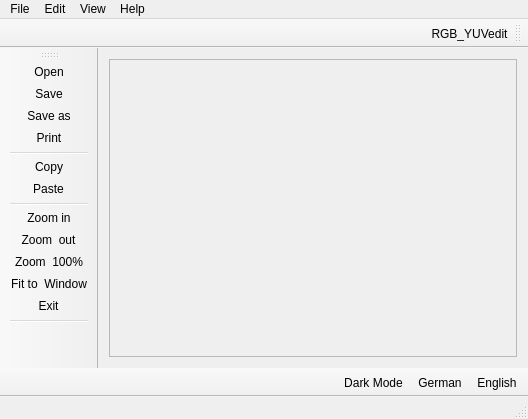
<?xml version="1.0" encoding="UTF-8"?>
<ui version="4.0">
 <class>MainWindow</class>
 <widget class="QMainWindow" name="MainWindow">
  <property name="geometry">
   <rect>
    <x>0</x>
    <y>0</y>
    <width>528</width>
    <height>419</height>
   </rect>
  </property>
  <property name="windowTitle">
   <string>MainWindow</string>
  </property>
  <widget class="QWidget" name="centralwidget">
   <layout class="QHBoxLayout" name="horizontalLayout">
    <item>
     <widget class="QScrollArea" name="scrollArea">
      <property name="widgetResizable">
       <bool>true</bool>
      </property>
      <widget class="QWidget" name="scrollAreaWidgetContents">
       <property name="geometry">
        <rect>
         <x>0</x>
         <y>0</y>
         <width>463</width>
         <height>264</height>
        </rect>
       </property>
       <layout class="QGridLayout" name="gridLayout">
        <item row="0" column="0">
         <widget class="QLabel" name="picLabel">
          <property name="text">
           <string/>
          </property>
         </widget>
        </item>
       </layout>
      </widget>
     </widget>
    </item>
   </layout>
  </widget>
  <widget class="QMenuBar" name="menubar">
   <property name="geometry">
    <rect>
     <x>0</x>
     <y>0</y>
     <width>528</width>
     <height>26</height>
    </rect>
   </property>
   <widget class="QMenu" name="menuFile">
    <property name="title">
     <string>File</string>
    </property>
    <addaction name="actionOpen"/>
    <addaction name="separator"/>
    <addaction name="actionSave"/>
    <addaction name="actionSave_as"/>
    <addaction name="separator"/>
    <addaction name="actionPrint"/>
    <addaction name="separator"/>
    <addaction name="actionExit"/>
   </widget>
   <widget class="QMenu" name="menuEdit">
    <property name="title">
     <string>Edit</string>
    </property>
    <addaction name="actionCopy"/>
    <addaction name="actionPaste"/>
    <addaction name="separator"/>
   </widget>
   <widget class="QMenu" name="menuView">
    <property name="title">
     <string>View</string>
    </property>
    <widget class="QMenu" name="menuLanguage_2">
     <property name="title">
      <string>Language</string>
     </property>
     <addaction name="actionEnglish"/>
     <addaction name="actionGerman"/>
    </widget>
    <addaction name="actionZoom_in"/>
    <addaction name="actionZoom_out"/>
    <addaction name="separator"/>
    <addaction name="action100_Zoom"/>
    <addaction name="actionFit_to_Window"/>
    <addaction name="separator"/>
    <addaction name="actionRGB_YUVedit"/>
    <addaction name="separator"/>
    <addaction name="menuLanguage_2"/>
    <addaction name="actionActionFont"/>
   </widget>
   <widget class="QMenu" name="menuHelp">
    <property name="title">
     <string>Help</string>
    </property>
    <addaction name="actionAbout"/>
    <addaction name="actionAbout_Qt"/>
   </widget>
   <addaction name="menuFile"/>
   <addaction name="menuEdit"/>
   <addaction name="menuView"/>
   <addaction name="menuHelp"/>
  </widget>
  <widget class="QStatusBar" name="statusbar"/>
  <widget class="QToolBar" name="toolBar">
   <property name="windowTitle">
    <string>toolBar</string>
   </property>
   <attribute name="toolBarArea">
    <enum>LeftToolBarArea</enum>
   </attribute>
   <attribute name="toolBarBreak">
    <bool>false</bool>
   </attribute>
   <addaction name="actionOpen"/>
   <addaction name="actionSave"/>
   <addaction name="actionSave_as"/>
   <addaction name="actionPrint"/>
   <addaction name="separator"/>
   <addaction name="actionCopy"/>
   <addaction name="actionPaste"/>
   <addaction name="separator"/>
   <addaction name="actionZoom_in"/>
   <addaction name="actionZoom_out"/>
   <addaction name="action100_Zoom"/>
   <addaction name="actionFit_to_Window"/>
   <addaction name="actionExit"/>
   <addaction name="separator"/>
  </widget>
  <widget class="QToolBar" name="toolBar_2">
   <property name="windowTitle">
    <string>toolBar_2</string>
   </property>
   <property name="layoutDirection">
    <enum>Qt::RightToLeft</enum>
   </property>
   <property name="movable">
    <bool>true</bool>
   </property>
   <attribute name="toolBarArea">
    <enum>TopToolBarArea</enum>
   </attribute>
   <attribute name="toolBarBreak">
    <bool>false</bool>
   </attribute>
   <addaction name="actionRGB_YUVedit"/>
  </widget>
  <widget class="QToolBar" name="toolBar_3">
   <property name="windowTitle">
    <string>toolBar_3</string>
   </property>
   <property name="layoutDirection">
    <enum>Qt::RightToLeft</enum>
   </property>
   <property name="movable">
    <bool>false</bool>
   </property>
   <property name="allowedAreas">
    <set>Qt::AllToolBarAreas</set>
   </property>
   <attribute name="toolBarArea">
    <enum>BottomToolBarArea</enum>
   </attribute>
   <attribute name="toolBarBreak">
    <bool>false</bool>
   </attribute>
   <addaction name="actionEnglish"/>
   <addaction name="actionGerman"/>
   <addaction name="actionDark_Mode"/>
  </widget>
  <action name="actionNew">
   <property name="icon">
    <iconset>
     <normaloff>:/Editor Bild/new.png</normaloff>:/Editor Bild/new.png</iconset>
   </property>
   <property name="text">
    <string>&amp;New</string>
   </property>
   <property name="shortcut">
    <string>Ctrl+N</string>
   </property>
  </action>
  <action name="actionOpen">
   <property name="icon">
    <iconset resource="imgs.qrc">
     <normaloff>:/imgs/open.png</normaloff>:/imgs/open.png</iconset>
   </property>
   <property name="text">
    <string>&amp;Open</string>
   </property>
  </action>
  <action name="actionSave_as">
   <property name="icon">
    <iconset resource="imgs.qrc">
     <normaloff>:/imgs/save-all.png</normaloff>:/imgs/save-all.png</iconset>
   </property>
   <property name="text">
    <string>Save&amp; as</string>
   </property>
  </action>
  <action name="actionPrint">
   <property name="icon">
    <iconset resource="imgs.qrc">
     <normaloff>:/imgs/print.png</normaloff>:/imgs/print.png</iconset>
   </property>
   <property name="text">
    <string>&amp;Print</string>
   </property>
  </action>
  <action name="actionCopy">
   <property name="checkable">
    <bool>true</bool>
   </property>
   <property name="icon">
    <iconset resource="imgs.qrc">
     <normaloff>:/imgs/copy.png</normaloff>:/imgs/copy.png</iconset>
   </property>
   <property name="text">
    <string>&amp;Copy</string>
   </property>
  </action>
  <action name="actionPaste">
   <property name="icon">
    <iconset resource="imgs.qrc">
     <normaloff>:/imgs/paste.jpg</normaloff>:/imgs/paste.jpg</iconset>
   </property>
   <property name="text">
    <string>&amp;Paste</string>
   </property>
  </action>
  <action name="actionCut">
   <property name="icon">
    <iconset>
     <normaloff>:/Editor Bild/cut.png</normaloff>:/Editor Bild/cut.png</iconset>
   </property>
   <property name="text">
    <string>&amp;Cut</string>
   </property>
  </action>
  <action name="actionZoom_in">
   <property name="icon">
    <iconset resource="imgs.qrc">
     <normaloff>:/imgs/zoom_in.png</normaloff>:/imgs/zoom_in.png</iconset>
   </property>
   <property name="text">
    <string>Zoom&amp; in</string>
   </property>
   <property name="toolTip">
    <string>Zoom &amp; in</string>
   </property>
   <property name="shortcut">
    <string>Ctrl++</string>
   </property>
  </action>
  <action name="actionZoom_out">
   <property name="icon">
    <iconset resource="imgs.qrc">
     <normaloff>:/imgs/zoom_out.png</normaloff>:/imgs/zoom_out.png</iconset>
   </property>
   <property name="text">
    <string>Zoom &amp; out</string>
   </property>
   <property name="shortcut">
    <string>Ctrl+-</string>
   </property>
  </action>
  <action name="action100_Zoom">
   <property name="icon">
    <iconset resource="imgs.qrc">
     <normaloff>:/imgs/zoom_100.png</normaloff>:/imgs/zoom_100.png</iconset>
   </property>
   <property name="text">
    <string> Zoom &amp; 100%</string>
   </property>
   <property name="shortcut">
    <string>Ctrl+0</string>
   </property>
  </action>
  <action name="actionFit_to_Window">
   <property name="icon">
    <iconset resource="imgs.qrc">
     <normaloff>:/imgs/zoom_fit.png</normaloff>:/imgs/zoom_fit.png</iconset>
   </property>
   <property name="text">
    <string>Fit to &amp; Window</string>
   </property>
   <property name="shortcut">
    <string>Ctrl+F</string>
   </property>
  </action>
  <action name="actionAbout">
   <property name="icon">
    <iconset>
     <normaloff>:/Image/Button-Help-icon.png</normaloff>:/Image/Button-Help-icon.png</iconset>
   </property>
   <property name="text">
    <string>About Owner</string>
   </property>
  </action>
  <action name="actionAbout_Qt">
   <property name="text">
    <string>About Qt</string>
   </property>
  </action>
  <action name="actionDark_Mode">
   <property name="icon">
    <iconset resource="imgs.qrc">
     <normaloff>:/imgs/darkmode.png</normaloff>:/imgs/darkmode.png</iconset>
   </property>
   <property name="text">
    <string>Dark Mode</string>
   </property>
  </action>
  <action name="actionEnglish">
   <property name="icon">
    <iconset resource="imgs.qrc">
     <normaloff>:/imgs/en.png</normaloff>:/imgs/en.png</iconset>
   </property>
   <property name="text">
    <string>English</string>
   </property>
  </action>
  <action name="actionGerman">
   <property name="icon">
    <iconset resource="imgs.qrc">
     <normaloff>:/imgs/de.png</normaloff>:/imgs/de.png</iconset>
   </property>
   <property name="text">
    <string>German</string>
   </property>
  </action>
  <action name="actionGerman_2">
   <property name="text">
    <string>German</string>
   </property>
  </action>
  <action name="actionEnglish_2">
   <property name="text">
    <string>English</string>
   </property>
  </action>
  <action name="actionExit">
   <property name="icon">
    <iconset resource="imgs.qrc">
     <normaloff>:/imgs/exit.png</normaloff>:/imgs/exit.png</iconset>
   </property>
   <property name="text">
    <string>&amp;Exit</string>
   </property>
   <property name="shortcut">
    <string>Esc</string>
   </property>
  </action>
  <action name="actionSave">
   <property name="icon">
    <iconset resource="imgs.qrc">
     <normaloff>:/imgs/save.png</normaloff>:/imgs/save.png</iconset>
   </property>
   <property name="text">
    <string>Save&amp;</string>
   </property>
   <property name="toolTip">
    <string>Save</string>
   </property>
  </action>
  <action name="actionRGB_YUVedit">
   <property name="icon">
    <iconset resource="imgs.qrc">
     <normaloff>:/imgs/rgb.png</normaloff>:/imgs/rgb.png</iconset>
   </property>
   <property name="text">
    <string>RGB_YUVedit</string>
   </property>
   <property name="iconText">
    <string>RGB_YUVedit</string>
   </property>
   <property name="toolTip">
    <string>RGB_YUVedit</string>
   </property>
  </action>
  <action name="actionActionFont">
   <property name="text">
    <string>Font</string>
   </property>
   <property name="toolTip">
    <string>Font</string>
   </property>
  </action>
 </widget>
 <layoutdefault spacing="6" margin="11"/>
 <resources>
  <include location="imgs.qrc"/>
 </resources>
 <connections/>
</ui>
